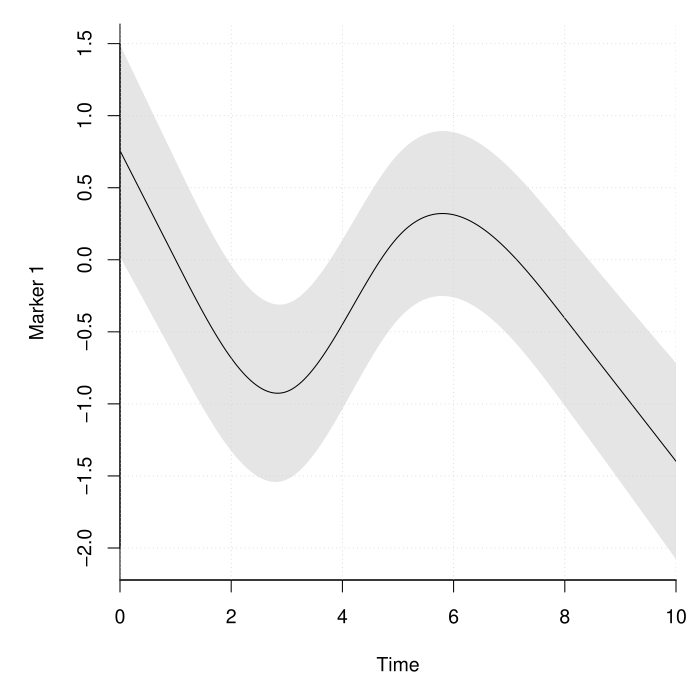

Here is the R script that generated this plot:
options(digits = 4)

# settings for the simulation. You can skip this
library(VAJointSurv)
library(splines)
g_basis <- ns_term(knots = c(3, 5), Boundary.knots = c(1, 8))
g_funcs <- \(x) ns(x, knots = c(3, 5), Boundary.knots = c(1, 8))
m_basis <- ns_term(knots = numeric(), Boundary.knots = c(1, 8),
                   intercept = TRUE)
m_funcs <- \(x) ns(x, knots = numeric(), Boundary.knots = c(1, 8),
                   intercept = TRUE)

fixef_vary_marker <- c(1.4, -1.2, .4) # beta
fixef_marker <- c(-.5, 1) # gamma

vcov_vary <- structure(c(0.35, 0.004, 0.004, 0.048), .Dim = c(2L, 2L))
vcov_marker <- matrix(1, 1)

# the survival parameters
fixef_surv <- c(-3.5, .4)
association <- -2
fixef_vary_surv <- c(.5, .1, -.015)
fvar <- matrix(1e-6^2, 1) # not supported by the other models

b_basis <- poly_term(degree = 3, raw = TRUE)
b_func <- \(x) cbind(x, x^2, x^3)

# plot the population marker curve
par(mar = c(5, 5, 1, 1), cex = 1.2)
plot_marker(
  time_fixef = g_basis, time_rng = m_basis,
  fixef_vary = fixef_vary_marker, x_range = c(0, 10),
  vcov_vary = vcov_vary, ylab = "Marker 1")

# plot the conditional hazard
plot_surv(time_fixef = b_basis, time_rng = list(m_basis),
          x_range = c(0, 10), fixef_vary = fixef_vary_surv,
          vcov_vary = vcov_vary, frailty_var = fvar, ps = c(.1, .5, .9),
          log_hazard_shift = fixef_surv[1], associations = association)

rm(g_basis, m_basis, b_basis)

# assign function that simulates from the model by sampling a given number of
# individuals. You can skip this
library(mvtnorm)
library(SimSurvNMarker)
sim_dat <- function(n_ids){
  # simulate the outcomes
  gl_dat <- get_gl_rule(100L)
  dat <- lapply(1:n_ids, function(id){
    # draw the censoring time and the random effects
    cens <- min(10, rexp(1, 1/8))
    U <- drop(rmvnorm(1, sigma = vcov_vary))

    # simulate the survival outcome
    rng_surv <- rnorm(1, sd = sqrt(fvar))
    Z <- c(1, runif(1, -1, 1))
    log_haz_offset <- sum(Z * fixef_surv) + rng_surv

    expansion <- function(x)
      cbind(b_func(x), m_funcs(x) %*% U)

    # the conditional survival function
    surv_func <- function(ti)
      eval_surv_base_fun(
        ti = ti, omega = c(fixef_vary_surv, association), b_func = expansion,
        gl_dat = gl_dat, delta = log_haz_offset)

    # simulate the event
    rng_i <- runif(1)
    root_func <- function(x) rng_i - surv_func(x)
    if(root_func(cens) < 0){
      y <- cens
      event <- 0
    } else {
      root <- uniroot(root_func, c(0, cens), tol = 1e-6)
      y <- root$root
      event <- 1
    }

    # format the data
    Z <- matrix(Z, 1)
    colnames(Z) <- paste0("Z", 1:NCOL(Z) - 1L)

    surv_data <- cbind(y = y, event = event, Z[, -1, drop = FALSE], id = id)

    # handle the markers
    # sample the observations times
    obs_time <- cumsum(c(0, rexp(20, .5)))
    obs_time <- obs_time[obs_time < y]
    n_obs <- length(obs_time)

    # sample the fixed effects
    X <- cbind(rep(1, n_obs), X = rnorm(1))
    colnames(X) <- paste0("X", 1:NCOL(X) - 1L)

    # sample the outcomes
    eta <- X %*% fixef_marker +
      g_funcs(obs_time) %*% fixef_vary_marker +
      m_funcs(obs_time) %*% U

    y <- eta + rnorm(n_obs, sd = sqrt(vcov_marker))

      marker_data <- cbind(
        Y = drop(y), X[, -1, drop = FALSE], time = obs_time, id = id)

    list(marker_data = marker_data, surv_data = surv_data)
  })

  # combine the data and return
  marker_data <- as.data.frame(do.call(
    rbind, lapply(dat, `[[`, "marker_data")))
  marker_data$id <- as.integer(marker_data$id)
  # the order does not matter
  marker_data <- marker_data[sample.int(NROW(marker_data)), ]

  surv_data <- as.data.frame(do.call(
    rbind, lapply(dat, `[[`, "surv_data")))
  surv_data$id <- as.integer(surv_data$id)
  # the order does not matter
  surv_data <- surv_data[sample.int(NROW(surv_data)), ]

  list(marker_data = marker_data, surv_data = surv_data)
}

# fit the model w/ the VA method
set.seed(1)
dat <- sim_dat(400L)

mean(dat$surv_data$event) # event rate
# quantiles of the uncensored outcomes
subset(dat$surv_data, event == 1, y, TRUE) |>
  quantile(probs = seq(0, 1, length.out = 11))

# distribution in the number of observed markers
quantile(table(dat$marker_data$id),
         probs = seq(0, 1, length.out = 11))
mean(table(dat$marker_data$id))

# add the covariate from the marker to the survival outcome
dat$surv_data <- merge(
  dat$surv_data, subset(dat$marker_data, !duplicated(id), c(id, X1)),
  by = "id")

# fit the model with the variational approximation
n_nodes <- 32L
VA_time <- system.time({
  marker_1 <- marker_term(
      Y ~ X1, id = id, dat$marker_data,
      time_fixef = ns_term(time, knots = c(3, 5), Boundary.knots = c(1, 8)),
      time_rng = ns_term(time, knots = numeric(), Boundary.knots = c(1, 8),
                         intercept = TRUE))

  bks <-  range(dat$surv_data$y)
  iks <- head(quantile(dat$surv_data$y, length.out = 9)[-1], -1)
  surv_obj <- surv_term(
    Surv(y, event) ~ Z1 + X1, id = id, dat$surv_data,
    time_fixef = ns_term(y, Boundary.knots = bks, knots = iks),
    with_frailty = FALSE)

  # use the same number of nodes as JMbayes
  library(SimSurvNMarker)
  gl_rule <- within(get_gl_rule(n_nodes), {
    node <- node/2 + 0.5
    weight <- weight/2
  })

  comp_obj <- joint_ms_ptr(markers = marker_1,
                           survival_terms = surv_obj, max_threads = 4L,
                           quad_rule = gl_rule)

  # get the starting values
  start_val <- joint_ms_start_val(comp_obj)

  # find the maximum lower bound
  opt_out <- joint_ms_opt(comp_obj, par = start_val, max_it = 1000L,
                          pre_method = 1L, cg_tol = .2, c2 = .1,
                          rel_eps = 1e-12)
})
VA_time # estimation time
sqrt(sum(joint_ms_lb_gr(comp_obj, opt_out$par)^2)) # gradient norm

# check the results
opt_out$convergence # did it converge?
fmt_par <- joint_ms_format(comp_obj, opt_out$par)

fmt_par$markers
fixef_marker
fixef_vary_marker

fmt_par$survival
c(fixef_surv, 0)
association

fmt_par$vcov$vcov_vary
vcov_vary

fmt_par$vcov$vcov_marker
vcov_marker

# starting values
joint_ms_format(comp_obj, start_val)

# construct an approximate profile likelihood based confidence interval for the
# association parameter
system.time(joint_pl <- joint_ms_profile(
  comp_obj, opt_out,
  which_prof = comp_obj$indices$survival[[1]]$associations, delta = .5,
  rel_eps = 1e-12, cg_tol = .2, c2 = .1))
joint_pl$confs # the confidence interval

# plot the log profile likelihood
with(joint_pl, {
  plot(xs, p_log_Lik, pch = 16, bty = "l",
       xlab = expression(alpha), ylab = "Log profile likelihood")

  smooth_est <- smooth.spline(xs, p_log_Lik)
  lines(predict(smooth_est, seq(min(xs), max(xs), length.out = 100)))
  abline(v = confs, lty = 2)
})

# get the observed information matrix instead
system.time(joint_obs_mat <- joint_ms_hess(comp_obj, opt_out$par))
joint_obs_mat <- -joint_obs_mat$hessian
joint_vcov <- solve(-joint_obs_mat)

# fit the model with JMbayes
library(JMbayes)

JMbayes_time <- system.time({
  # data has to be sorted the same way
  dat <- within(dat, {
    marker_data <- with(marker_data, marker_data[order(id, time), ])
    surv_data <- with(surv_data, surv_data[order(id, y), ])
  })

  # setup initial objects
  lme_fit <- lme(
    Y ~ X1 + ns(time, knots = c(3, 5), Boundary.knots = c(1, 8)),
    random = ~ ns(time, knots = numeric(), Boundary.knots = c(1, 8),
                  intercept = TRUE) - 1 | id,
    data = dat$marker_data,
    control = lmeControl(
      maxIter = 1000L, msMaxIter = 1000L, msMaxEval = 10000L))

  surv_fit <- coxph(Surv(y, event) ~ Z1 + X1, dat$surv_data, x = TRUE)

  # run the MCMC method
  JMbayes_fit <- jointModelBayes(lme_fit, surv_fit, timeVar = "time",
                                 # we use the same number Gauss-Legendre nodes
                                 GQsurv = "GaussLegendre", GQsurv.k = n_nodes,
                                 # avoid the penalization to ensure we should get
                                 # roughly an identical model
                                 baseHaz = "regression-splines",
                                 verbose = FALSE)
})

JMbayes_time # estimation time
JMbayes_time["elapsed"] / VA_time["elapsed"] # relative estimation time

# compare estimates
summary(JMbayes_fit)

association
fixef_surv[2] # Z1

# the starting values
summary(lme_fit)
summary(surv_fit)

plot(JMbayes_fit, ask = FALSE) # any mixing problems?

# fit the model with JM
library(JM)

JM_time <- system.time({
  # data has to be sorted the same way
  dat <- within(dat, {
    marker_data <- with(marker_data, marker_data[order(id, time), ])
    surv_data <- with(surv_data, surv_data[order(id, y), ])
  })

  # setup initial objects
  lme_fit <- lme(
    Y ~ X1 + ns(time, knots = c(3, 5), Boundary.knots = c(1, 8)),
    random = ~ ns(time, knots = numeric(), Boundary.knots = c(1, 8),
                  intercept = TRUE) - 1 | id,
    data = dat$marker_data,
    control = lmeControl(
      maxIter = 1000L, msMaxIter = 1000L, msMaxEval = 10000L))

  surv_fit <- coxph(Surv(y, event) ~ Z1 + X1, dat$surv_data, x = TRUE)

  # the number of quadrature nodes is not that comparable. Perhaps fewer
  # Gauss-Hermite quadrature nodes is enough though?
  JM_fit <- jointModel(lme_fit, surv_fit, timeVar = "time",
                       method = "spline-PH-aGH",
                       typeGH = "adaptive", GHk = 15, GKk = 15)
})

JM_time # the estimation time
JM_time["elapsed"] / VA_time["elapsed"] # relative estimation time

# the estimates
summary(JM_fit)

# the two are not directly comparable because of different baseline hazards
print(JM_fit$logLik, digits = 6) # maximum log likelihood estimate
print(-opt_out$value, digits = 6) # the lower bound on the maximum log likelihood

# fit the model with joineRML
library(joineRML)
set.seed(1)
gc()
joineRML_time <- system.time(
  joineRML_fit <- mjoint(
    formLongFixed =
      Y ~ X1 + ns(time, knots = c(3, 5), Boundary.knots = c(1, 8)),
    formLongRandom = Y ~ ns(time, knots = numeric(), Boundary.knots = c(1, 8),
                            intercept = TRUE) - 1 | id,
    formSurv = Surv(y, event) ~ Z1 + X1,
    data = dat$marker_data,
    survData = dat$surv_data,
    timeVar = "time",
    pfs = FALSE))

joineRML_time # the estimation time
joineRML_time["elapsed"] / VA_time["elapsed"] # relative estimation time

# look at the estimates
summary(joineRML_fit)

# gather all the estimators and show them together. We use the posterior mean
# for the MCMC method
true_vals <- list(
  fixef_marker = fixef_marker,
  fixef_vary_marker = fixef_vary_marker,
  # we use the parameterization from JM and JMbayes
  fixef_surv = c(fixef_surv[2], 0 - association * fixef_marker[2]),
  assoc = association,
  err_std = sqrt(vcov_marker),
  vcov_vary_diag = diag(vcov_vary))

mcmc_est <- with(summary(JMbayes_fit), list(
  fixef_marker = `CoefTable-Long`[1:2, "Value"],
  fixef_vary_marker = `CoefTable-Long`[-(1:2), "Value"],
  fixef_surv = `CoefTable-Event`[c("Z1", "X1"), "Value"],
  assoc = `CoefTable-Event`["Assoct", "Value"],
  err_std = sigma,
  vcov_vary_diag = diag(D)))

jm_est <- with(summary(JM_fit), list(
  fixef_marker = `CoefTable-Long`[1:2, "Value"],
  fixef_vary_marker = `CoefTable-Long`[-(1:2), "Value"],
  fixef_surv = `CoefTable-Event`[c("Z1", "X1"), "Value"],
  assoc = `CoefTable-Event`["Assoct", "Value"],
  err_std = sigma,
  vcov_vary_diag = diag(D)))

va_est <- with(fmt_par, list(
  fixef_marker = markers[[1]]$fixef,
  fixef_vary_marker = markers[[1]]$fixef_vary,
  # we use the parameterization from JM and JMbayes
  fixef_surv = with(
    survival[[1]],
    c(fixef[2], fixef[3] - associations * markers[[1]]$fixef[2])),
  assoc =  survival[[1]]$associations,
  err_std = sqrt(vcov$vcov_marker),
  vcov_vary_diag = diag(vcov$vcov_vary)))

joineRML_est <- with(coef(joineRML_fit), list(
  fixef_marker = beta[1:2],
  fixef_vary_marker = beta[3:5],
  # we use the parameterization from JM and JMbayes
  fixef_surv = c(gamma[1], gamma[2] - gamma[3] * beta[2]),
  assoc = gamma[3],
  err_std = sqrt(sigma2),
  vcov_vary_diag = diag(D)))

# all parameters
rbind(JMbayes = unlist(mcmc_est),
      JM = unlist(jm_est),
      VAJointSurv = unlist(va_est),
      joineRML = unlist(joineRML_est),
      Truth = unlist(true_vals))

# the estimated association parameter with bounds
rbind(
  JMbayes = summary(JMbayes_fit)$`CoefTable-Event`[
    "Assoct", c("Value", "2.5%", "97.5%")],
  JM = {
    ests <- summary(JM_fit)$`CoefTable-Event`["Assoct", ]
    ests["Value"] + c(0, -1.96, 1.96) * ests["Std.Err"]
  },
  VAJointSurv = c(
    fmt_par$survival[[1]]$associations, joint_pl$confs),
  joineRML = c(joineRML_est$assoc, NA, NA),
  truth = c(association, NA, NA))

# compare the covariance matrix estimates
JM_vcov <- vcov(JM_fit)
JM_vcov_keep <- which(!grepl(
  "(^T\\.bs\\d|\\.sigma$|^B\\.D\\d)", rownames(JM_vcov)))
JM_vcov <- JM_vcov[JM_vcov_keep, JM_vcov_keep]

VA_vcov <- joint_vcov
indices <- with(
  comp_obj$indices, c(
    markers[[1]]$fixef, markers[[1]]$fixef_vary,
    survival[[1]]$fixef[-1], # the intercept
    survival[[1]]$associations))
VA_vcov <- VA_vcov[indices, indices]
nams <- unlist(comp_obj$param_names$param_names)
dimnames(VA_vcov) <- list(nams[indices], nams[indices])

# compare the covariance matrix estimates (the X1 should not match because of
# different parameterizations)
JM_vcov
VA_vcov

# account for the different parameterizations (i.e. transform one)
# TODO: very hard coded
R <- diag(NCOL(VA_vcov))
R[NCOL(R) - 1L, 2] <- -fmt_par$survival[[1]]$associations
R[NCOL(R) - 1L, NCOL(R)] <- -fmt_par$markers[[1]]$fixef[2]
VA_vcov <- tcrossprod(R %*% VA_vcov, R)

# comparison is now valid
JM_vcov
VA_vcov

norm(JM_vcov - VA_vcov, "F") / norm(JM_vcov, "F") # relative diff

# compare the standard errors (the X1 should not match because of different
# parameterizations)
rbind(JM = sqrt(diag(JM_vcov)),
      VAJointSurv = sqrt(diag(VA_vcov)))

# estimation times
rbind(JMbayes = JMbayes_time,
      JM = JM_time,
      VAJointSurv = VA_time,
      joineRML = joineRML_time)[, 1:3]

sessionInfo()
